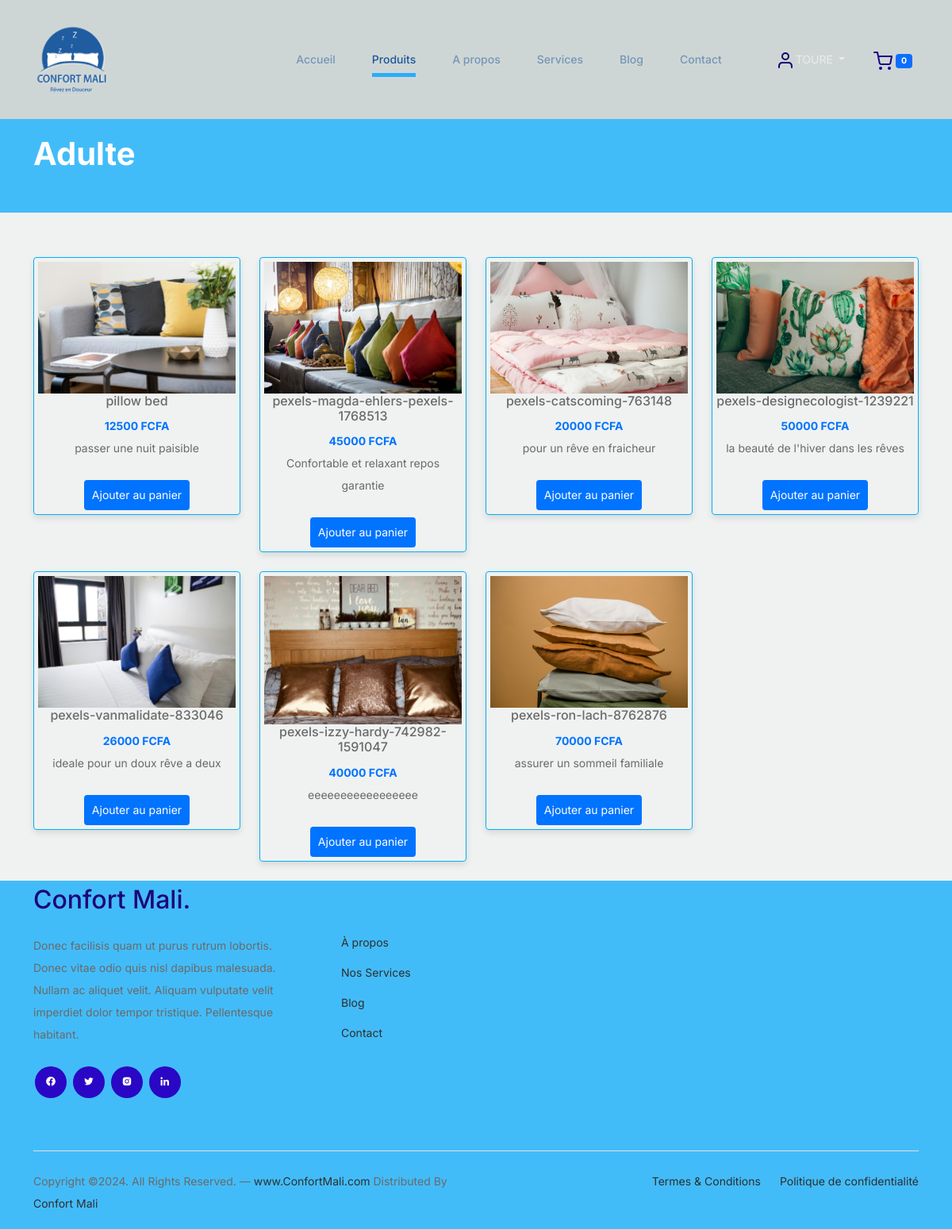
The app's page /products/2/ (signed in) with its own data.
### ConfortMLapp/models.py (models this page shows, shortened)
class Categorie(models.Model):
    nom = models.CharField(max_length=100)

class Shop(models.Model):
    categorie = models.ForeignKey(Categorie, on_delete=models.CASCADE, related_name='produits')
    name = models.CharField(max_length=100)
    price = models.DecimalField(max_digits=10, decimal_places=0)
    quantity_stock = models.PositiveIntegerField(default=0)
    quantity_minimale = models.PositiveIntegerField(default=12)
    description = models.TextField()
    image = models.ImageField(upload_to='produit_images/')

### ConfortMLapp/views.py (the view)
# urls.py: path('products/<int:category_id>/', views.shop_categorie, name='shop_categorie'),
def shop_categorie(request, category_id):
    category = get_object_or_404(Categorie, id=category_id)
    products = Shop.objects.filter(categorie=category)
    return render(request, 'shop_categorie.html', {'category': category, 'products': products})

### ConfortMLapp/templates/shop_categorie.html (shortened to what this page needs)
{% load static %}
<!doctype html>
<html lang="fr">
<head>
  <link href="{% static 'css/bootstrap.min.css' %}" rel="stylesheet">
  <link href="https://cdnjs.cloudflare.com/ajax/libs/font-awesome/6.0.0-beta3/css/all.min.css" rel="stylesheet">
  <link href="{% static 'css/tiny-slider.css' %}" rel="stylesheet">
  <link href="https://unpkg.com/boxicons@2.1.4/css/boxicons.min.css" rel='stylesheet'>
  <link href="{% static 'css/style.css' %}" rel="stylesheet">
</head>
<body>
 <nav class="custom-navbar navbar navbar-expand-md navbar-dark bg-dark" aria-label="Furni navigation bar">
    <div class="container">
        <a class="navbar-brand" href="{% url 'index' %}">
        <img src="{% static 'images/cm.png' %}" alt="Logo Confort Mali">
        </a>
        <div class="collapse navbar-collapse" id="navbarsFurni">
            <ul class="custom-navbar-nav navbar-nav ms-auto mb-2 mb-md-0">
                <li>
                    <a class="nav-link" href="{% url 'index' %}">Accueil</a>
                </li>
                <li class="nav-item active"><a class="nav-link" href="{% url 'shop' %}">Produits</a></li>
                <li><a class="nav-link" href="{% url 'about' %}">A propos</a></li>
                <li><a class="nav-link" href="{% url 'services' %}">Services</a></li>
                <li><a class="nav-link" href="{% url 'blog' %}">Blog</a></li>
                <li><a class="nav-link" href="{% url 'contact' %}">Contact</a></li>
            </ul>
            <ul class="custom-navbar-cta navbar-nav mb-2 mb-md-0 ms-5">
                {% if user.is_authenticated %}
                    <li class="nav-item dropdown">
                        <a class="nav-link dropdown-toggle" href="#" id="userDropdown" role="button" data-bs-toggle="dropdown" aria-expanded="false">
                            <img src="{% static 'images/user.svg' %}" alt="Utilisateur">
                            {{ user.username }}
                        </a>
                    </li>
                {% else %}
                    <li class="nav-item">
                        <a class="nav-link" href="{% url 'login' %}">
                            <img src="{% static 'images/user.svg' %}" alt="Connexion">
                        </a>
                    </li>
                {% endif %}
                <li class="nav-item">
                    <a class="nav-link" href="{% url 'view_cart' %}">
                        <img src="{% static 'images/cart.svg' %}" alt="Panier">
                        <span id="cart-count" class="badge bg-primary">0</span>
                    </a>
                </li>
            </ul>
        </div>
    </div>
</nav>
<div class="hero" style="padding-top: 20px; padding-bottom: 20px;">
  <div class="container">
    <div class="row justify-content-between">
      <div class="col-lg-5">
        <div class="intro-excerpt">
          <h1>{{ category.nom }}</h1>
        </div>
      </div>
    </div>
  </div>
</div>
<br>
<br>
<div class="container">
  <div class="row">
    {% for product in products %}
    <div class="col-12 col-md-4 col-lg-3 mb-4">
      <div class="product-item-container" style="border: 1px solid #00aff9; padding: 5px; border-radius: 4px; box-shadow: 0 4px 8px rgba(0, 0, 0, 0.1);">
        <img src="{{ product.image.url }}" class="img-fluid product-thumbnail" alt="{{ product.name }}">
        <h6 class="product-title text-center">{{ product.name }}</h6>
        <strong class="product-price text-center" style="color: rgb(0, 115, 255); display: block; margin: 0 auto;">{{ product.price }} FCFA</strong>
        <p class="product-description text-center">{{ product.description }}</p>
        <div class="text-center">
          <button class="add-to-cart-btn" onclick="addToCart({{ product.id }})" style="border: none; background-color: rgb(0, 115, 255); color: white; border-radius: 4px; padding: 5px 10px; margin-top: 10px; cursor: pointer;">Ajouter au panier</button>
        </div>
      </div>
    </div>
    {% endfor %}
  </div>
</div>
  <footer class="footer-section">
    <div class="container relative">
      <div class="row g-5 mb-5">
        <div class="col-lg-4">
          <div class="mb-4 footer-logo-wrap"><a href="#" class="footer-logo">Confort Mali<span>.</span></a></div>
          <p class="mb-4">Donec facilisis quam ut purus rutrum lobortis. Donec vitae odio quis nisl dapibus malesuada. Nullam ac aliquet velit. Aliquam vulputate velit imperdiet dolor tempor tristique. Pellentesque habitant.</p>
          <ul class="list-unstyled custom-social">
            <li><a href="#"><i class='bx bxl-facebook-circle'></i></a></li>
            <li><a href="#"><i class='bx bxl-twitter'></i></a></li>
            <li><a href="#"><i class='bx bxl-instagram-alt'></i></a></li>
            <li><a href="#"><i class='bx bxl-linkedin'></i></a></li>
          </ul>
        </div>
        <div class="col-lg-8">
          <div class="row links-wrap">
            <div class="col-6 col-sm-6 col-md-3">
              <ul class="list-unstyled">
                <li><a href="{% url 'about' %}">À propos</a></li>
                <li><a href="{% url 'services' %}">Nos Services</a></li>
                <li><a href="{% url 'blog' %}">Blog</a></li>
                <li><a href="{% url 'contact' %}">Contact</a></li>
              </ul>
            </div>
          </div>
        </div>
      </div>
      <div class="border-top copyright">
        <div class="row pt-4">
          <div class="col-lg-6">
            <p class="mb-2 text-center text-lg-start">Copyright &copy;<script>document.write(new Date().getFullYear());</script>. All Rights Reserved. &mdash; <a href="https://ConfortMali.com">www.ConfortMali.com</a> Distributed By <a href="https://www.ConfortMali.com">Confort Mali</a></p>
          </div>
          <div class="col-lg-6 text-center text-lg-end">
            <ul class="list-unstyled d-inline-flex ms-auto">
              <li class="me-4"><a href="#">Termes &amp; Conditions</a></li>
              <li><a href="#">Politique de confidentialité</a></li>
            </ul>
          </div>
        </div>
      </div>
    </div>
  </footer>
</body>
</html>

### ConfortMLapp/static/css/style.css (style rules this page uses)
body { overflow-x: hidden; position: relative; }
body { font-family: "Inter", sans-serif; font-weight: 400; line-height: 28px; color: #6a6a6a; font-size: 14px; background-color: #eff2f1; }
a { text-decoration: none; -webkit-transition: .3s all ease; -o-transition: .3s all ease; transition: .3s all ease; color: #2f2f2f; text-decoration: underline; }
.custom-navbar { background: #9fafae6b !important; padding-top: 20px; padding-bottom: 20px; }
.custom-navbar .navbar-brand img { width: 100px; }
@media (min-width: 992px) { .custom-navbar .custom-navbar-nav li { margin-left: 15px; margin-right: 15px; } }
.custom-navbar .custom-navbar-nav li a { font-weight: 500; color: #1c579b !important; opacity: .5; -webkit-transition: .3s all ease; -o-transition: .3s all ease; transition: .3s all ease; position: relative; }
@media (min-width: 768px) { .custom-navbar .custom-navbar-nav li a:before { content: ""; position: absolute; bottom: 0; left: 8px; right: 8px; background: #29adf9; height: 5px; opacity: 1; visibility: visible; width: 0; -webkit-transition: .15s all ease-out; -o-transition: .15s all ease-out; transition: .15s all ease-out; } }
.custom-navbar .custom-navbar-nav li.active a { opacity: 1; }
.custom-navbar .custom-navbar-nav li.active a:before { width: calc(100% - 16px); }
.custom-navbar .custom-navbar-cta { margin-left: 0 !important; -webkit-box-orient: horizontal; -webkit-box-direction: normal; -ms-flex-direction: row; flex-direction: row; }
@media (min-width: 768px) { .custom-navbar .custom-navbar-cta { margin-left: 40px !important; } }
.custom-navbar .custom-navbar-cta li { margin-left: 0px; margin-right: 0px; }
.custom-navbar .custom-navbar-cta li:first-child { margin-right: 20px; }
.hero { background: #42bcf9; }
@media (min-width: 768px) { .hero { padding: calc(4rem - 30px) 0 4rem 0; } }
@media (min-width: 992px) { .hero { padding: calc(8rem - 30px) 0 8rem 0; } }
.hero .intro-excerpt { position: relative; z-index: 4; }
@media (min-width: 992px) { .hero .intro-excerpt { max-width: 450px; } }
.hero h1 { font-weight: 700; color: #ffffff; margin-bottom: 30px; }
.product-price { color: #00b7ff; }
.footer-section { padding: 10px 0; background: #42bcf9; }
.footer-section .relative { position: relative; }
.footer-section a { text-decoration: none; color: #2f2f2f; -webkit-transition: .3s all ease; -o-transition: .3s all ease; transition: .3s all ease; }
.footer-section .links-wrap { margin-top: 0px; }
@media (min-width: 992px) { .footer-section .links-wrap { margin-top: 54px; } }
.footer-section .links-wrap ul li { margin-bottom: 10px; }
.footer-section .footer-logo-wrap .footer-logo { font-size: 32px; font-weight: 500; text-decoration: none; color: #1d0479; }
.footer-section .custom-social li { margin: 2px; display: inline-block; }
.footer-section .custom-social li a { width: 40px; height: 40px; text-align: center; line-height: 40px; display: inline-block; background: #2a07c4; color: #ffffff; border-radius: 50%; }
.footer-section .border-top { border-color: #dce5e4; }
.footer-section .border-top.copyright { font-size: 14px !important; }

### records on screen
Categorie: nom "Adulte"
Shop: image (picture), name "pillow bed", price "12500", description "passer une nuit paisible"
Shop: image (picture), name "pexels-magda-ehlers-pexels-1768513", price "45000", description "Confortable et relaxant repos garantie"
Shop: image (picture), name "pexels-catscoming-763148", price "20000", description "pour un rêve en fraicheur"
Shop: image (picture), name "pexels-designecologist-1239221", price "50000", description "la beauté de l'hiver dans les rêves"
Shop: image (picture), name "pexels-vanmalidate-833046", price "26000", description "ideale pour un doux rêve a deux"
Shop: image (picture), name "pexels-izzy-hardy-742982-1591047", price "40000", description "eeeeeeeeeeeeeeeee"
Shop: image (picture), name "pexels-ron-lach-8762876", price "70000", description "assurer un sommeil familiale"

### other values on screen
{{ user.username }} "TOURE"
